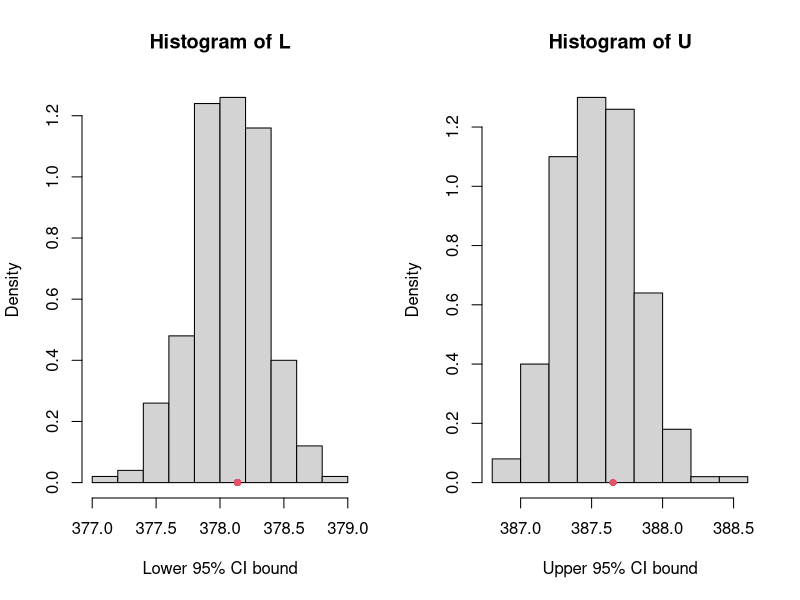
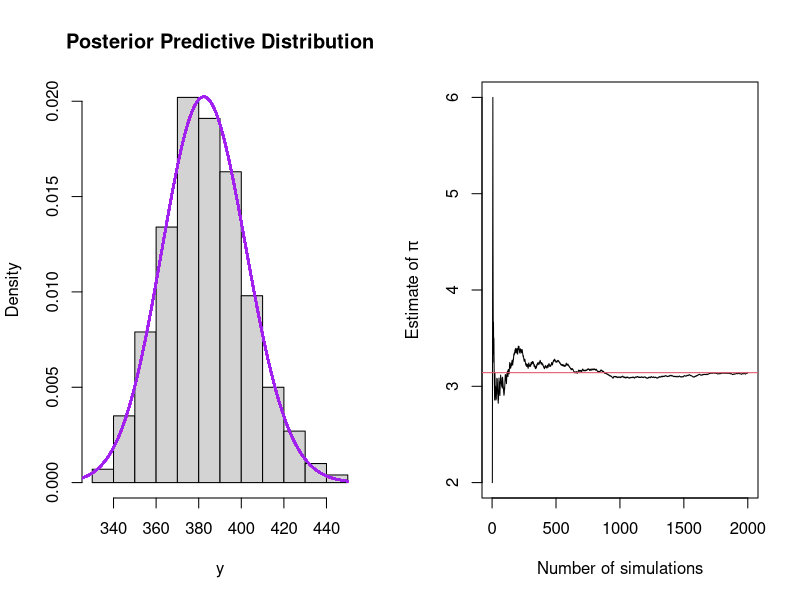
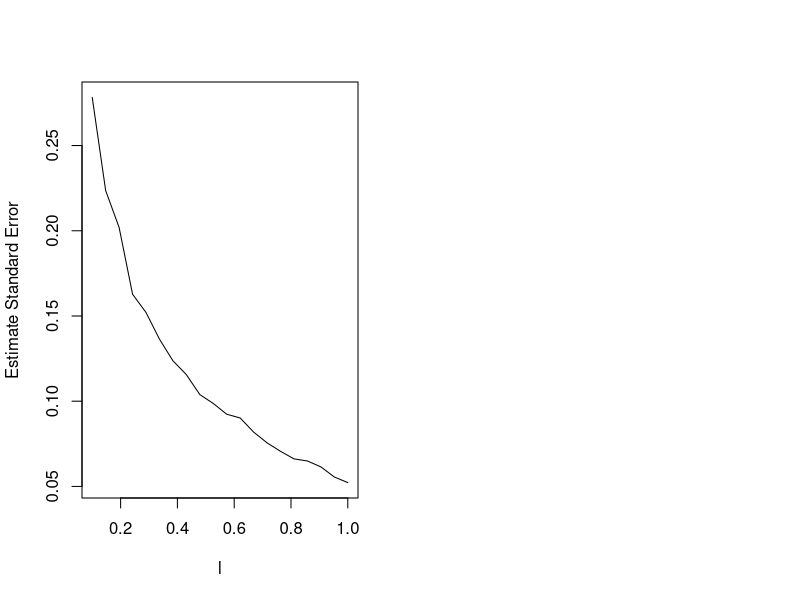

Reproduce these figures in R, in order.
###############
# Q1 a)

n = 65
sumx = 24890
alpha = 1
beta = 0.01

pmean = (alpha+sumx)/(beta+n)

L = qgamma(0.025, shape = alpha+sumx, rate = beta+n)
U = qgamma(0.975, shape = alpha+sumx, rate = beta+n)

cat("Posterior mean: ",pmean," (",L,",",U,")")

###############
# Q1 b)

N = 500
L = rep(NA, length=250)
U = rep(NA, length=250)

for (i in 1:250) {
  data = sort(rgamma(N, shape = alpha+sumx, rate = beta+n))
  L[i] = data[0.025*N]
  U[i] = data[0.975*N]
}

widthL=max(L)-min(L)
widthU=max(U)-min(U)
par(mfrow=c(1,2))
hist(L,probability=T,xlab="Lower 95% CI bound")
points(qgamma(0.025, shape = alpha+sumx, rate = beta+n),0,pch=16,col=2)
hist(U,probability=T,xlab="Upper 95% CI bound")
points(qgamma(0.975, shape = alpha+sumx, rate = beta+n),0,pch=16,col=2)
cat("L interval variability (range):",widthL,"\n")
cat("U interval variability (range):",widthU,"\n")

###############
# Q1 c)

n = 65
sumx = 24890
alpha = 1
beta = 0.01

theta = rgamma(1000, shape = alpha+sumx, rate = beta+n)
y = rpois(1000, theta)

hist(y, probability=T, ylab="Density", main="Posterior Predictive Distribution")

xvals = 300:450

predDist=dnbinom(xvals, alpha+sumx, 1-1/(beta + n + 1))

for (i in 1:length(xvals)) {
  lines(xvals, predDist, col="purple", lwd=2)
}

###############
# Q1 d) in onenote



###############
# Q3 a)
# set d = 1 and ell = 1 for example

buffon=function(n, d=1, ell=1, make.plot=TRUE) {
  #### runif is uniform random sampling
  x=runif(n,0,d) # generate samples of x
  theta=runif(n,0,pi) # generate samples of theta
  
  #### issue with experiment, need pi to generate samples of theta but we're
  #### trying to estimate pi so it's a bit backward
  
  
  L=sin(theta)
  int=(ell*L)>x # determine samplesd x values with correspond to an intersection
  C=cumsum(int) # calculate counts of intersection for each value of n
  
  if (make.plot) {
    plot(1:n, (1:n)*2*ell/(d*C), type="l", xlab="Number of simulations",
         ylab=expression(paste("Estimate of ", pi)), ylim=c(2,6))
    abline(pi, 0, col=2)
  }
  return(n*2*ell/(d*C[n]))
}

buffon(2000)

###############
# Q3 b) in onenote

# Q3 c)

out = rep(NA, 1000)
n=2000
ell.seq=seq(0.1, 1, length=20)
sd.out=rep(NA, length(ell.seq))
for (j in 1:length(ell.seq)) {
  for (i in 1:1000) {
    out[i]=buffon(n, ell=ell.seq[j], make.plot = F)
    sd.out[j]=sd(out)
  }
}
plot(ell.seq, sd.out, xlab = "l", ylab = "Estimate Standard Error", type="l")
